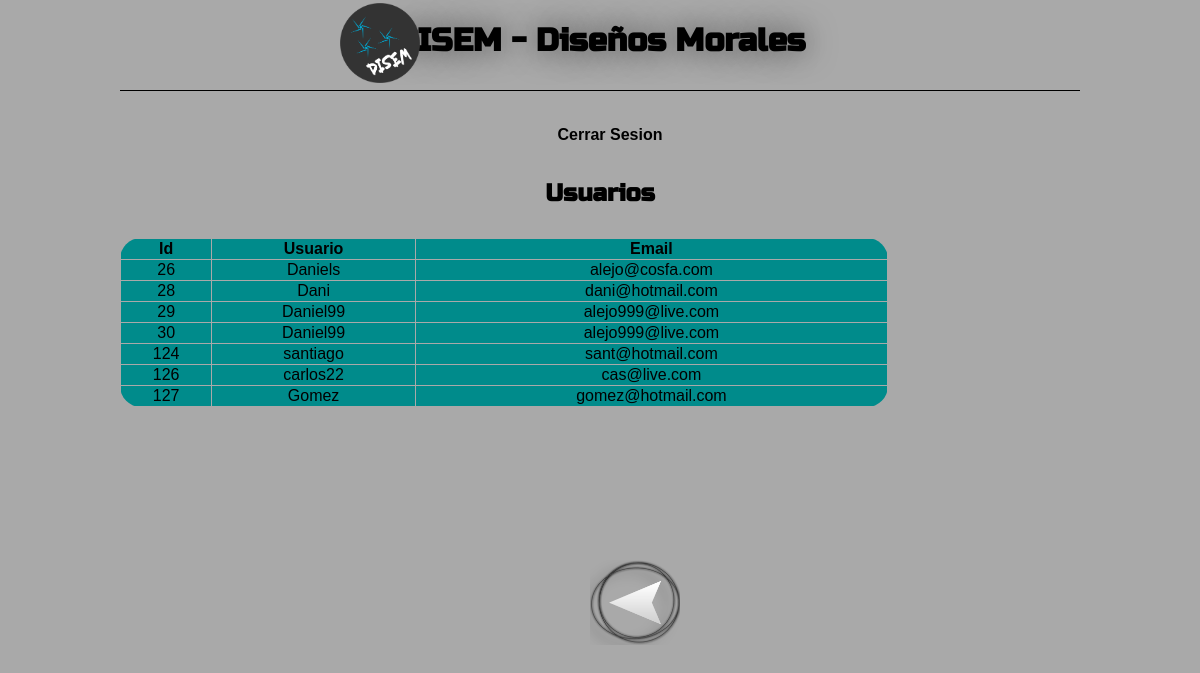
/empleadosa.php, run on the app's committed database.
### tables this page shows
CREATE TABLE IF NOT EXISTS `registro` (
  `usuario` varchar(20) NOT NULL,
  `password` varchar(20) NOT NULL,
  `email` varchar(20) NOT NULL,
  `rpassword` varchar(20) NOT NULL,
  `id` int(11) NOT NULL
);

### empleadosa.php (the view, shortened to what this page needs)
<?php
	require('conexion2.php');
	$query="SELECT id, usuario, email, password FROM registro";
	$resultado=$mysqli->query($query);
?>
<!DOCTYPE html>
<html lang="es">
	<head>
		<link rel="stylesheet" type="text/css" href="css/empleados.css">
	</head>
	<body>
		<div id="contenido">
			<header>
				<hgroup>
					<img src="imagenes/logo.png" width = "80"><h1>DISEM - Diseños Morales</h1>
				</hgroup>
				<nav>
				<ul>
					<li><a href="ingreso.php">Cerrar Sesion </a></li>
				</ul>
			</nav>
			</header>
			<section>
				<div id="textopr">
					<hgroup>
						<h1>Usuarios</h1>
						<table border=1 width="80%">
			<thead>
				<tr>
					<td><b>Id</b></td>
					<td><b>Usuario</b></td>
					<td><b>Email</b></td>
				</tr>
				<tbody>
					<?php while($row=$resultado->fetch_assoc()){ ?>
						<tr>
							<td><?php echo $row['id'];?>
							</td>
							<td><?php echo $row['usuario'];?>
							</td>
							<td>
								<?php echo $row['email'];?>
							</td>
						</tr>
					<?php } ?>
				</tbody>
			</table><p>
					<a href="opciones.php"><img src="imagenes/atras.png" width="90">
					</hgroup>
				</div>
			</section>
		</div>
	</body>
</html>

### css/empleados.css (style rules this page uses)
body { background-color: #A9A9A9; font-family: sans-serif; }
#contenido { width: 960px; margin: 0 auto; text-align: center; }
h1 { margin-bottom: 30px; font-family: 'Russo One', sans-serif; }
header hgroup h1 { border-bottom: solid; padding-bottom: 30px; border-width: 1px; border-color: #000000; text-shadow: 0px 0px 30px rgba(0,0,0,0.5); }
nav ul li { display: inline-block; margin-bottom: 10px; margin-right: 20px; color: black; cursor: pointer; padding: 5px; transition:all 0.5s linear; -webkit-transition:all 0.5s linear; -moz-transition:all 0.5s linear; -o-transition:all 0.5s linear; }
nav ul li a { text-decoration: none; }
table { border: 1px solid black; border-collapse: collapse; border-radius: 15px 15px 15px 15px; -moz-border-radius: 21px 21px 21px 21px; -webkit-border-radius: 21px 21px 21px 21px; border: 1px solid #A9A9A9; background-color: #008B8B; }
a { color: #000000; font-weight: bold; }
img[src="imagenes/logo.png"] { position: absolute; left:340px; top: 3px; }
img[src="imagenes/atras.png"] { position: absolute; left:590px; top: 560px; }

### data on the page
registro: id "26", usuario "Daniels", email "alejo@cosfa.com"
registro: id "28", usuario "Dani", email "dani@hotmail.com"
registro: id "29", usuario "Daniel99", email "alejo999@live.com"
registro: id "30", usuario "Daniel99", email "alejo999@live.com"
registro: id "124", usuario "santiago", email "sant@hotmail.com"
registro: id "126", usuario "carlos22", email "cas@live.com"
registro: id "127", usuario "Gomez", email "gomez@hotmail.com"
